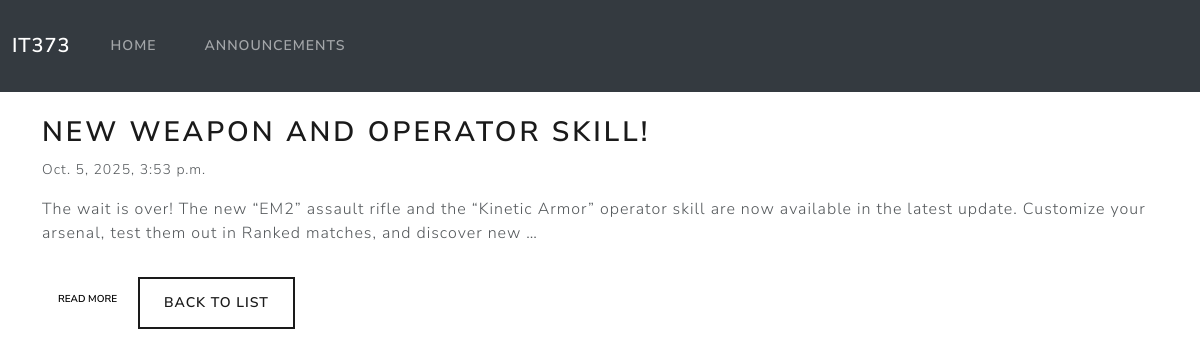
/announcements/1/, run on the app's committed database.
### details/models.py (models this page shows, shortened)
class Announcement(models.Model):
    title = models.CharField(max_length=200)
    content = models.TextField()
    date_posted = models.DateTimeField(auto_now_add=True)

### details/views.py (the view)
# urls.py: path('announcements/<int:pk>/', views.announcement_detail, name='announcement_detail'),
def announcement_detail(request, pk):
    announcement = get_object_or_404(Announcement, pk=pk)
    return render(request, 'details/announcement_detail.html', {'announcement': announcement})

### details/templates/details/announcement_detail.html (shortened to what this page needs)
{% extends 'details/base.html' %}
{% block content %}
<h2>{{ announcement.title }}</h2>
<p><small>{{ announcement.date_posted }}</small></p>
<p id="short-content">{{ announcement.content|truncatechars:200 }}</p>
<button id="toggle-btn" class="btn btn-secondary btn-sm mt-2">Read more</button>
<a href="/announcements/" class="btn btn-outline-primary mt-3">Back to list</a>
{% endblock %}

### data on the page
Announcement: title "NEW WEAPON AND OPERATOR SKILL!", date_posted "Oct. 5, 2025, 3:53 p.m.", content "The wait is over! The new “EM2” assault rifle and the “Kinetic Armor” operator skill are now available in the latest update. Customize your arsenal, test them out in Ranked matches, and discover new …"
